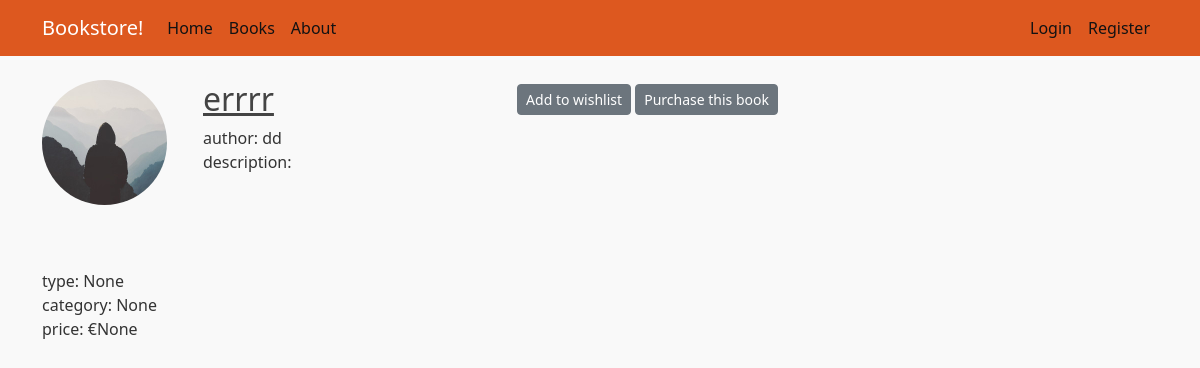
The app's page /book/2, older data.
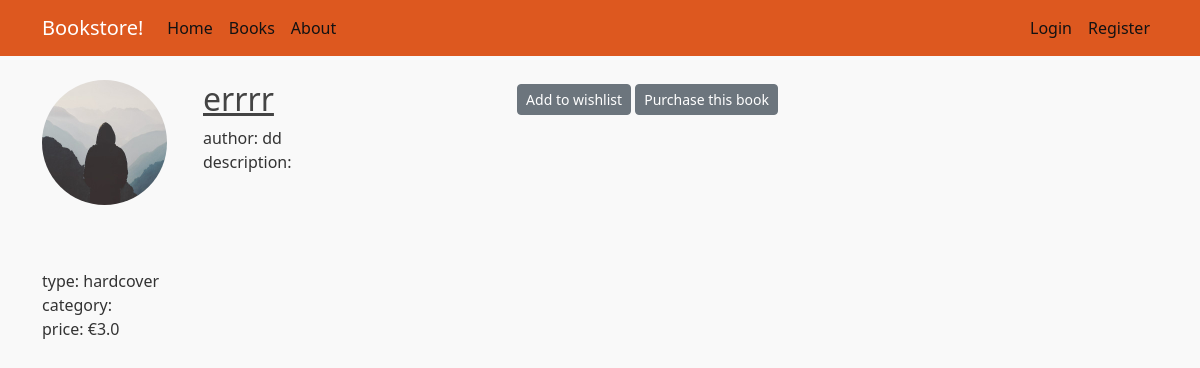
The same page, newer data.
### book_store/bp_books/models.py (models this page shows)
class Book(db.Model):
    __tablename__ = 'book'
    id = db.Column(db.Integer, primary_key=True)
    type = db.Column(db.String(15))  #type is hardcover, ebook of audiobook
    price = db.Column(db.Float)
    title = db.Column(db.String(50), unique=True, nullable=False)
    author = db.Column(db.String(30), nullable=False)  #dit kan ook met linktabel.. of eenvoudiger..
    description = db.Column(db.Text)
    image_file = db.Column(db.String(20), nullable=False, default='default.jpg')  #add default later, will be hashed
    category = db.Column(db.String(20))  #categorie example horror, drama...
    db.UniqueConstraint('title', 'author', name='uix_title_author')
    wishlist = db.relationship("User", secondary= wishlist, back_populates = "wishlist")
    purchases = db.relationship("User", secondary= purchases, back_populates = "purchases")

### book_store/bp_books/routes.py (the view)
@bp_books.route("/book/<book_id>")
def book(book_id):
    book = Book.query.get_or_404(book_id)  #we use this method instead of get to handle errors
    return render_template('book.html', title=book.title, book=book)

### book_store/templates/book.html (shortened to what this page needs)
{% extends "layout.html" %}
{% block content %}
    <div class="d-flex">
        <div class="flex-shrink-0">
            <img class="rounded-circle account-img" src="{{url_for('static', filename='pictures/' + book.image_file)}}" >
        </div>
        <div class="flex-grow-1 ms-3">
            <h2><a class="article-title" href= "{{url_for('bp_books.book', book_id=book.id) }}"> {{ book.title }} </a> </h2>
            <p class="article-content"> author: {{book.author}}
            description: {{book.description}}
            </p>
        </div>
        <div>
           {% if book in current_user.wishlist %}
                <a class="btn btn-secondary btn-sm mt-1 mb-1" href="{{ url_for('bp_users.delete_wishlist', book_id=book.id) }}">Remove from wishlist</a>
           {% else %}
                <a class="btn btn-secondary btn-sm mt-1 mb-1" href="{{ url_for('bp_users.add_wishlist', book_id=book.id) }}">Add to wishlist</a>
           {%endif %}
            <a class="btn btn-secondary btn-sm mt-1 mb-1" href="{{ url_for('bp_users.purchase', book_id=book.id) }}">Purchase this book</a>
        </div>
    </div>
    <br>
    <br>
    type: {{book.type}} <br>
    category: {{book.category}} <br>
    price: €{{book.price}} <br>
{% endblock content %}

Row changes from the older to the newer data that the page shows:
changed Book "errrr": type "None" → "hardcover"; price "None" → "3.0"; category "None" → (not shown)
